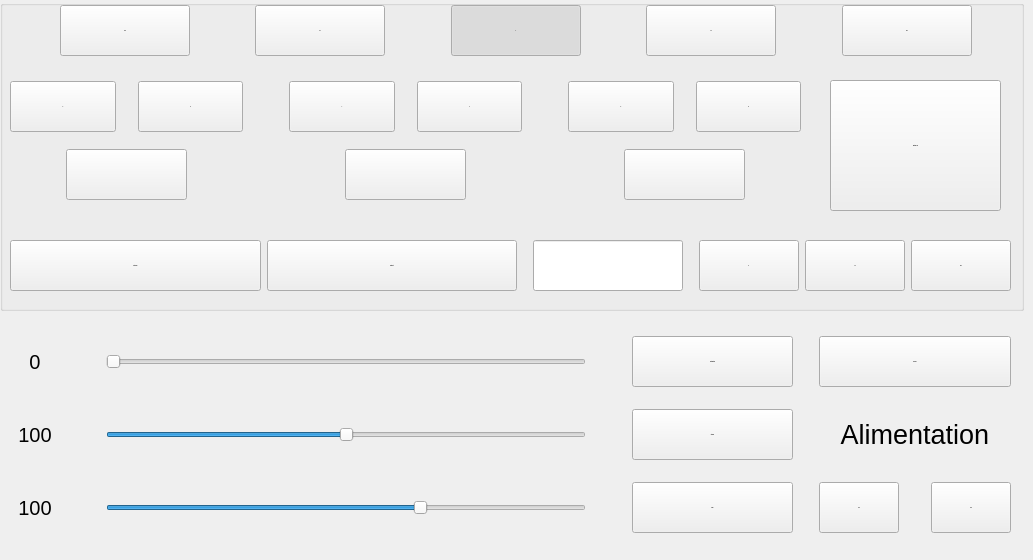
   <widget class="QWidget" name="TControl">
    <attribute name="title">
     <string>Control</string>
    </attribute>
    <widget class="QWidget" name="gridLayoutWidget_8">
     <property name="geometry">
      <rect>
       <x>0</x>
       <y>320</y>
       <width>1021</width>
       <height>231</height>
      </rect>
     </property>
     <layout class="QGridLayout" name="gridLayout_8">
      <item row="0" column="4">
       <spacer name="horizontalSpacer_13">
        <property name="orientation">
         <enum>Qt::Horizontal</enum>
        </property>
        <property name="sizeType">
         <enum>QSizePolicy::Minimum</enum>
        </property>
        <property name="sizeHint" stdset="0">
         <size>
          <width>40</width>
          <height>20</height>
         </size>
        </property>
       </spacer>
      </item>
      <item row="2" column="5">
       <widget class="QPushButton" name="BFlux">
        <property name="minimumSize">
         <size>
          <width>0</width>
          <height>51</height>
         </size>
        </property>
        <property name="font">
         <font>
          <pointsize>-1</pointsize>
          <weight>75</weight>
          <italic>false</italic>
          <bold>true</bold>
         </font>
        </property>
        <property name="text">
         <string>Flux</string>
        </property>
       </widget>
      </item>
      <item row="2" column="3">
       <widget class="QSlider" name="SliderFlux">
        <property name="minimumSize">
         <size>
          <width>0</width>
          <height>51</height>
         </size>
        </property>
        <property name="maximum">
         <number>150</number>
        </property>
        <property name="sliderPosition">
         <number>99</number>
        </property>
        <property name="orientation">
         <enum>Qt::Horizontal</enum>
        </property>
       </widget>
      </item>
      <item row="0" column="0">
       <spacer name="horizontalSpacer_12">
        <property name="orientation">
         <enum>Qt::Horizontal</enum>
        </property>
        <property name="sizeType">
         <enum>QSizePolicy::Fixed</enum>
        </property>
        <property name="sizeHint" stdset="0">
         <size>
          <width>10</width>
          <height>20</height>
         </size>
        </property>
       </spacer>
      </item>
      <item row="1" column="3">
       <widget class="QSlider" name="SVitesse">
        <property name="minimumSize">
         <size>
          <width>0</width>
          <height>51</height>
         </size>
        </property>
        <property name="maximum">
         <number>200</number>
        </property>
        <property name="value">
         <number>100</number>
        </property>
        <property name="orientation">
         <enum>Qt::Horizontal</enum>
        </property>
       </widget>
      </item>
      <item row="0" column="2">
       <spacer name="horizontalSpacer_11">
        <property name="orientation">
         <enum>Qt::Horizontal</enum>
        </property>
        <property name="sizeType">
         <enum>QSizePolicy::Minimum</enum>
        </property>
        <property name="sizeHint" stdset="0">
         <size>
          <width>40</width>
          <height>20</height>
         </size>
        </property>
       </spacer>
      </item>
      <item row="2" column="1">
       <widget class="QLabel" name="LTFlux">
        <property name="font">
         <font>
          <pointsize>15</pointsize>
         </font>
        </property>
        <property name="text">
         <string>100</string>
        </property>
        <property name="alignment">
         <set>Qt::AlignCenter</set>
        </property>
       </widget>
      </item>
      <item row="1" column="6">
       <spacer name="horizontalSpacer_10">
        <property name="orientation">
         <enum>Qt::Horizontal</enum>
        </property>
        <property name="sizeType">
         <enum>QSizePolicy::Fixed</enum>
        </property>
        <property name="sizeHint" stdset="0">
         <size>
          <width>20</width>
          <height>20</height>
         </size>
        </property>
       </spacer>
      </item>
      <item row="1" column="5">
       <widget class="QPushButton" name="BVitesse">
        <property name="minimumSize">
         <size>
          <width>0</width>
          <height>51</height>
         </size>
        </property>
        <property name="font">
         <font>
          <pointsize>-1</pointsize>
          <weight>75</weight>
          <italic>false</italic>
          <bold>true</bold>
         </font>
        </property>
        <property name="text">
         <string>Vitesse</string>
        </property>
       </widget>
      </item>
      <item row="1" column="1">
       <widget class="QLabel" name="LTVitesse">
        <property name="font">
         <font>
          <pointsize>15</pointsize>
         </font>
        </property>
        <property name="text">
         <string>100</string>
        </property>
        <property name="alignment">
         <set>Qt::AlignCenter</set>
        </property>
       </widget>
      </item>
      <item row="0" column="5">
       <widget class="QPushButton" name="BFan">
        <property name="minimumSize">
         <size>
          <width>161</width>
          <height>51</height>
         </size>
        </property>
        <property name="font">
         <font>
          <pointsize>-1</pointsize>
          <weight>75</weight>
          <italic>false</italic>
          <bold>true</bold>
         </font>
        </property>
        <property name="text">
         <string>Ventilation</string>
        </property>
       </widget>
      </item>
      <item row="0" column="3">
       <widget class="QSlider" name="SFan">
        <property name="minimumSize">
         <size>
          <width>0</width>
          <height>51</height>
         </size>
        </property>
        <property name="maximum">
         <number>100</number>
        </property>
        <property name="orientation">
         <enum>Qt::Horizontal</enum>
        </property>
       </widget>
      </item>
      <item row="0" column="1">
       <widget class="QLabel" name="LTFan">
        <property name="minimumSize">
         <size>
          <width>50</width>
          <height>0</height>
         </size>
        </property>
        <property name="font">
         <font>
          <pointsize>15</pointsize>
         </font>
        </property>
        <property name="text">
         <string>0</string>
        </property>
        <property name="alignment">
         <set>Qt::AlignCenter</set>
        </property>
       </widget>
      </item>
      <item row="2" column="7">
       <widget class="QPushButton" name="PBAlimOn">
        <property name="minimumSize">
         <size>
          <width>80</width>
          <height>51</height>
         </size>
        </property>
        <property name="font">
         <font>
          <pointsize>-1</pointsize>
          <weight>75</weight>
          <italic>false</italic>
          <bold>true</bold>
         </font>
        </property>
        <property name="text">
         <string>On</string>
        </property>
        <property name="checkable">
         <bool>true</bool>
        </property>
        <property name="autoExclusive">
         <bool>true</bool>
        </property>
       </widget>
      </item>
      <item row="1" column="7" colspan="3">
       <widget class="QLabel" name="LAlim">
        <property name="font">
         <font>
          <pointsize>20</pointsize>
         </font>
        </property>
        <property name="text">
         <string>Alimentation</string>
        </property>
        <property name="alignment">
         <set>Qt::AlignCenter</set>
        </property>
       </widget>
      </item>
      <item row="2" column="9">
       <widget class="QPushButton" name="PBAlimOff">
        <property name="minimumSize">
         <size>
          <width>80</width>
          <height>51</height>
         </size>
        </property>
        <property name="font">
         <font>
          <pointsize>-1</pointsize>
          <weight>75</weight>
          <italic>false</italic>
          <bold>true</bold>
         </font>
        </property>
        <property name="text">
         <string>Off</string>
        </property>
        <property name="autoExclusive">
         <bool>true</bool>
        </property>
       </widget>
      </item>
      <item row="2" column="8">
       <spacer name="horizontalSpacer_7">
        <property name="orientation">
         <enum>Qt::Horizontal</enum>
        </property>
        <property name="sizeType">
         <enum>QSizePolicy::Fixed</enum>
        </property>
        <property name="sizeHint" stdset="0">
         <size>
          <width>20</width>
          <height>20</height>
         </size>
        </property>
       </spacer>
      </item>
      <item row="0" column="7" colspan="3">
       <widget class="QPushButton" name="BFOFF">
        <property name="minimumSize">
         <size>
          <width>0</width>
          <height>51</height>
         </size>
        </property>
        <property name="font">
         <font>
          <pointsize>-1</pointsize>
          <weight>75</weight>
          <italic>false</italic>
          <bold>true</bold>
         </font>
        </property>
        <property name="text">
         <string>Fan off</string>
        </property>
       </widget>
      </item>
      <item row="0" column="10">
       <spacer name="horizontalSpacer_8">
        <property name="orientation">
         <enum>Qt::Horizontal</enum>
        </property>
        <property name="sizeType">
         <enum>QSizePolicy::Fixed</enum>
        </property>
        <property name="sizeHint" stdset="0">
         <size>
          <width>10</width>
          <height>20</height>
         </size>
        </property>
       </spacer>
      </item>
     </layout>
    </widget>
    <widget class="QGroupBox" name="groupBox">
     <property name="geometry">
      <rect>
       <x>0</x>
       <y>0</y>
       <width>1024</width>
       <height>311</height>
      </rect>
     </property>
     <property name="title">
      <string/>
     </property>
     <widget class="QWidget" name="horizontalLayoutWidget_2">
      <property name="geometry">
       <rect>
        <x>0</x>
        <y>0</y>
        <width>1031</width>
        <height>61</height>
       </rect>
      </property>
      <layout class="QHBoxLayout" name="horizontalLayout_2">
       <item>
        <spacer name="horizontalSpacer_14">
         <property name="orientation">
          <enum>Qt::Horizontal</enum>
         </property>
         <property name="sizeHint" stdset="0">
          <size>
           <width>40</width>
           <height>20</height>
          </size>
         </property>
        </spacer>
       </item>
       <item>
        <widget class="QPushButton" name="BZZU">
         <property name="minimumSize">
          <size>
           <width>130</width>
           <height>51</height>
          </size>
         </property>
         <property name="font">
          <font>
           <pointsize>-1</pointsize>
           <weight>75</weight>
           <italic>false</italic>
           <bold>true</bold>
          </font>
         </property>
         <property name="text">
          <string>0.01</string>
         </property>
         <property name="checkable">
          <bool>true</bool>
         </property>
         <property name="checked">
          <bool>false</bool>
         </property>
         <property name="autoExclusive">
          <bool>true</bool>
         </property>
        </widget>
       </item>
       <item>
        <spacer name="horizontalSpacer_3">
         <property name="orientation">
          <enum>Qt::Horizontal</enum>
         </property>
         <property name="sizeHint" stdset="0">
          <size>
           <width>40</width>
           <height>20</height>
          </size>
         </property>
        </spacer>
       </item>
       <item>
        <widget class="QPushButton" name="BZU">
         <property name="minimumSize">
          <size>
           <width>130</width>
           <height>51</height>
          </size>
         </property>
         <property name="font">
          <font>
           <pointsize>-1</pointsize>
           <weight>75</weight>
           <italic>false</italic>
           <bold>true</bold>
          </font>
         </property>
         <property name="text">
          <string>0.1</string>
         </property>
         <property name="checkable">
          <bool>true</bool>
         </property>
         <property name="autoExclusive">
          <bool>true</bool>
         </property>
        </widget>
       </item>
       <item>
        <spacer name="horizontalSpacer_4">
         <property name="orientation">
          <enum>Qt::Horizontal</enum>
         </property>
         <property name="sizeHint" stdset="0">
          <size>
           <width>40</width>
           <height>20</height>
          </size>
         </property>
        </spacer>
       </item>
       <item>
        <widget class="QPushButton" name="BU">
         <property name="minimumSize">
          <size>
           <width>130</width>
           <height>51</height>
          </size>
         </property>
         <property name="font">
          <font>
           <pointsize>-1</pointsize>
           <weight>75</weight>
           <italic>false</italic>
           <bold>true</bold>
          </font>
         </property>
         <property name="text">
          <string>1</string>
         </property>
         <property name="checkable">
          <bool>true</bool>
         </property>
         <property name="checked">
          <bool>true</bool>
         </property>
         <property name="autoExclusive">
          <bool>true</bool>
         </property>
        </widget>
       </item>
       <item>
        <spacer name="horizontalSpacer_5">
         <property name="orientation">
          <enum>Qt::Horizontal</enum>
         </property>
         <property name="sizeHint" stdset="0">
          <size>
           <width>40</width>
           <height>20</height>
          </size>
         </property>
        </spacer>
       </item>
       <item>
        <widget class="QPushButton" name="BD">
         <property name="minimumSize">
          <size>
           <width>130</width>
           <height>51</height>
          </size>
         </property>
         <property name="font">
          <font>
           <pointsize>-1</pointsize>
           <weight>75</weight>
           <italic>false</italic>
           <bold>true</bold>
          </font>
         </property>
         <property name="text">
          <string>10</string>
         </property>
         <property name="checkable">
          <bool>true</bool>
         </property>
         <property name="autoExclusive">
          <bool>true</bool>
         </property>
        </widget>
       </item>
       <item>
        <spacer name="horizontalSpacer_6">
         <property name="orientation">
          <enum>Qt::Horizontal</enum>
         </property>
         <property name="sizeHint" stdset="0">
          <size>
           <width>40</width>
           <height>20</height>
          </size>
         </property>
        </spacer>
       </item>
       <item>
        <widget class="QPushButton" name="BC">
         <property name="minimumSize">
          <size>
           <width>130</width>
           <height>51</height>
          </size>
         </property>
         <property name="font">
          <font>
           <pointsize>-1</pointsize>
           <weight>75</weight>
           <italic>false</italic>
           <bold>true</bold>
          </font>
         </property>
         <property name="text">
          <string>100</string>
         </property>
         <property name="checkable">
          <bool>true</bool>
         </property>
         <property name="autoExclusive">
          <bool>true</bool>
         </property>
        </widget>
       </item>
       <item>
        <spacer name="horizontalSpacer_15">
         <property name="orientation">
          <enum>Qt::Horizontal</enum>
         </property>
         <property name="sizeHint" stdset="0">
          <size>
           <width>40</width>
           <height>20</height>
          </size>
         </property>
        </spacer>
       </item>
      </layout>
     </widget>
     <widget class="QWidget" name="gridLayoutWidget_9">
      <property name="geometry">
       <rect>
        <x>0</x>
        <y>70</y>
        <width>811</width>
        <height>141</height>
       </rect>
      </property>
      <layout class="QGridLayout" name="gridLayout_9">
       <item row="0" column="2" colspan="2">
        <widget class="QPushButton" name="BX">
         <property name="minimumSize">
          <size>
           <width>0</width>
           <height>51</height>
          </size>
         </property>
         <property name="font">
          <font>
           <pointsize>-1</pointsize>
           <weight>75</weight>
           <italic>false</italic>
           <bold>true</bold>
          </font>
         </property>
         <property name="text">
          <string>X</string>
         </property>
         <property name="autoExclusive">
          <bool>false</bool>
         </property>
        </widget>
       </item>
       <item row="0" column="5" colspan="2">
        <widget class="QPushButton" name="BX_2">
         <property name="minimumSize">
          <size>
           <width>0</width>
           <height>51</height>
          </size>
         </property>
         <property name="font">
          <font>
           <pointsize>-1</pointsize>
           <weight>75</weight>
           <italic>false</italic>
           <bold>true</bold>
          </font>
         </property>
         <property name="text">
          <string>X-</string>
         </property>
         <property name="autoExclusive">
          <bool>false</bool>
         </property>
        </widget>
       </item>
       <item row="0" column="7">
        <spacer name="horizontalSpacer_21">
         <property name="orientation">
          <enum>Qt::Horizontal</enum>
         </property>
         <property name="sizeType">
          <enum>QSizePolicy::Minimum</enum>
         </property>
         <property name="sizeHint" stdset="0">
          <size>
           <width>40</width>
           <height>20</height>
          </size>
         </property>
        </spacer>
       </item>
       <item row="1" column="6">
        <spacer name="horizontalSpacer_23">
         <property name="orientation">
          <enum>Qt::Horizontal</enum>
         </property>
         <property name="sizeType">
          <enum>QSizePolicy::Minimum</enum>
         </property>
         <property name="sizeHint" stdset="0">
          <size>
           <width>40</width>
           <height>20</height>
          </size>
         </property>
        </spacer>
       </item>
       <item row="0" column="17">
        <spacer name="horizontalSpacer_19">
         <property name="orientation">
          <enum>Qt::Horizontal</enum>
         </property>
         <property name="sizeType">
          <enum>QSizePolicy::Fixed</enum>
         </property>
         <property name="sizeHint" stdset="0">
          <size>
           <width>10</width>
           <height>20</height>
          </size>
         </property>
        </spacer>
       </item>
       <item row="0" column="11">
        <spacer name="horizontalSpacer_18">
         <property name="orientation">
          <enum>Qt::Horizontal</enum>
         </property>
         <property name="sizeType">
          <enum>QSizePolicy::Fixed</enum>
         </property>
         <property name="sizeHint" stdset="0">
          <size>
           <width>10</width>
           <height>20</height>
          </size>
         </property>
        </spacer>
       </item>
       <item row="0" column="0">
        <spacer name="horizontalSpacer_16">
         <property name="orientation">
          <enum>Qt::Horizontal</enum>
         </property>
         <property name="sizeType">
          <enum>QSizePolicy::Fixed</enum>
         </property>
         <property name="sizeHint" stdset="0">
          <size>
           <width>10</width>
           <height>20</height>
          </size>
         </property>
        </spacer>
       </item>
       <item row="0" column="12" colspan="2">
        <widget class="QPushButton" name="BY_2">
         <property name="minimumSize">
          <size>
           <width>0</width>
           <height>51</height>
          </size>
         </property>
         <property name="font">
          <font>
           <pointsize>-1</pointsize>
           <weight>75</weight>
           <italic>false</italic>
           <bold>true</bold>
          </font>
         </property>
         <property name="text">
          <string>Y-</string>
         </property>
        </widget>
       </item>
       <item row="1" column="10" colspan="3">
        <widget class="QPushButton" name="BHY">
         <property name="minimumSize">
          <size>
           <width>0</width>
           <height>51</height>
          </size>
         </property>
         <property name="text">
          <string/>
         </property>
         <property name="icon">
          <iconset resource="alex.qrc">
           <normaloff>:/alex/glyphicons_020_home.png</normaloff>:/alex/glyphicons_020_home.png</iconset>
         </property>
        </widget>
       </item>
       <item row="0" column="4">
        <spacer name="horizontalSpacer_17">
         <property name="orientation">
          <enum>Qt::Horizontal</enum>
         </property>
         <property name="sizeType">
          <enum>QSizePolicy::Fixed</enum>
         </property>
         <property name="sizeHint" stdset="0">
          <size>
           <width>10</width>
           <height>20</height>
          </size>
         </property>
        </spacer>
       </item>
       <item row="0" column="20">
        <spacer name="horizontalSpacer_20">
         <property name="orientation">
          <enum>Qt::Horizontal</enum>
         </property>
         <property name="sizeType">
          <enum>QSizePolicy::Fixed</enum>
         </property>
         <property name="sizeHint" stdset="0">
          <size>
           <width>10</width>
           <height>20</height>
          </size>
         </property>
        </spacer>
       </item>
       <item row="1" column="2">
        <spacer name="horizontalSpacer_22">
         <property name="orientation">
          <enum>Qt::Horizontal</enum>
         </property>
         <property name="sizeType">
          <enum>QSizePolicy::Minimum</enum>
         </property>
         <property name="sizeHint" stdset="0">
          <size>
           <width>40</width>
           <height>20</height>
          </size>
         </property>
        </spacer>
       </item>
       <item row="0" column="14">
        <spacer name="horizontalSpacer_24">
         <property name="orientation">
          <enum>Qt::Horizontal</enum>
         </property>
         <property name="sizeType">
          <enum>QSizePolicy::Minimum</enum>
         </property>
         <property name="sizeHint" stdset="0">
          <size>
           <width>40</width>
           <height>20</height>
          </size>
         </property>
        </spacer>
       </item>
       <item row="1" column="3" colspan="3">
        <widget class="QPushButton" name="BHX">
         <property name="minimumSize">
          <size>
           <width>0</width>
           <height>51</height>
          </size>
         </property>
         <property name="text">
          <string/>
         </property>
         <property name="icon">
          <iconset resource="alex.qrc">
           <normaloff>:/alex/glyphicons_020_home.png</normaloff>:/alex/glyphicons_020_home.png</iconset>
         </property>
        </widget>
       </item>
       <item row="0" column="9" colspan="2">
        <widget class="QPushButton" name="BY">
         <property name="minimumSize">
          <size>
           <width>0</width>
           <height>51</height>
          </size>
         </property>
         <property name="font">
          <font>
           <pointsize>-1</pointsize>
           <weight>75</weight>
           <italic>false</italic>
           <bold>true</bold>
          </font>
         </property>
         <property name="text">
          <string>Y</string>
         </property>
        </widget>
       </item>
       <item row="0" column="15" colspan="2">
        <widget class="QPushButton" name="BZ">
         <property name="minimumSize">
          <size>
           <width>0</width>
           <height>51</height>
          </size>
         </property>
         <property name="font">
          <font>
           <pointsize>-1</pointsize>
           <weight>75</weight>
           <italic>false</italic>
           <bold>true</bold>
          </font>
         </property>
         <property name="text">
          <string>Z</string>
         </property>
        </widget>
       </item>
       <item row="0" column="18" colspan="2">
        <widget class="QPushButton" name="BZ_2">
         <property name="minimumSize">
          <size>
           <width>0</width>
           <height>51</height>
          </size>
         </property>
         <property name="font">
          <font>
           <pointsize>-1</pointsize>
           <weight>75</weight>
           <italic>false</italic>
           <bold>true</bold>
          </font>
         </property>
         <property name="text">
          <string>Z-</string>
         </property>
        </widget>
       </item>
       <item row="1" column="16" colspan="3">
        <widget class="QPushButton" name="BHZ">
         <property name="minimumSize">
          <size>
           <width>0</width>
           <height>51</height>
          </size>
         </property>
         <property name="text">
          <string/>
         </property>
         <property name="icon">
          <iconset resource="alex.qrc">
           <normaloff>:/alex/glyphicons_020_home.png</normaloff>:/alex/glyphicons_020_home.png</iconset>
         </property>
        </widget>
       </item>
      </layout>
     </widget>
     <widget class="QWidget" name="gridLayoutWidget_11">
      <property name="geometry">
       <rect>
        <x>0</x>
        <y>220</y>
        <width>1021</width>
        <height>91</height>
       </rect>
      </property>
      <layout class="QGridLayout" name="gridLayout_11">
       <item row="0" column="5">
        <spacer name="horizontalSpacer_28">
         <property name="orientation">
          <enum>Qt::Horizontal</enum>
         </property>
         <property name="sizeType">
          <enum>QSizePolicy::Fixed</enum>
         </property>
         <property name="sizeHint" stdset="0">
          <size>
           <width>10</width>
           <height>20</height>
          </size>
         </property>
        </spacer>
       </item>
       <item row="0" column="4">
        <widget class="extQLineEdit" name="LEExtru">
         <property name="minimumSize">
          <size>
           <width>0</width>
           <height>51</height>
          </size>
         </property>
         <property name="maximumSize">
          <size>
           <width>150</width>
           <height>16777215</height>
          </size>
         </property>
         <property name="font">
          <font>
           <pointsize>15</pointsize>
          </font>
         </property>
         <property name="alignment">
          <set>Qt::AlignCenter</set>
         </property>
        </widget>
       </item>
       <item row="0" column="7">
        <widget class="QPushButton" name="BED">
         <property name="minimumSize">
          <size>
           <width>0</width>
           <height>51</height>
          </size>
         </property>
         <property name="maximumSize">
          <size>
           <width>100</width>
           <height>16777215</height>
          </size>
         </property>
         <property name="font">
          <font>
           <pointsize>-1</pointsize>
           <weight>75</weight>
           <italic>false</italic>
           <bold>true</bold>
          </font>
         </property>
         <property name="text">
          <string>10</string>
         </property>
         <property name="checkable">
          <bool>false</bool>
         </property>
        </widget>
       </item>
       <item row="0" column="0">
        <spacer name="horizontalSpacer_25">
         <property name="orientation">
          <enum>Qt::Horizontal</enum>
         </property>
         <property name="sizeType">
          <enum>QSizePolicy::Fixed</enum>
         </property>
         <property name="sizeHint" stdset="0">
          <size>
           <width>10</width>
           <height>20</height>
          </size>
         </property>
        </spacer>
       </item>
       <item row="0" column="2">
        <widget class="QPushButton" name="BRetra">
         <property name="minimumSize">
          <size>
           <width>0</width>
           <height>51</height>
          </size>
         </property>
         <property name="font">
          <font>
           <pointsize>-1</pointsize>
           <weight>75</weight>
           <italic>false</italic>
           <bold>true</bold>
          </font>
         </property>
         <property name="text">
          <string>Retract</string>
         </property>
        </widget>
       </item>
       <item row="0" column="1">
        <widget class="QPushButton" name="BExtru">
         <property name="minimumSize">
          <size>
           <width>0</width>
           <height>51</height>
          </size>
         </property>
         <property name="font">
          <font>
           <pointsize>-1</pointsize>
           <weight>75</weight>
           <italic>false</italic>
           <bold>true</bold>
          </font>
         </property>
         <property name="text">
          <string>Extrude</string>
         </property>
        </widget>
       </item>
       <item row="0" column="8">
        <widget class="QPushButton" name="BECent">
         <property name="minimumSize">
          <size>
           <width>0</width>
           <height>51</height>
          </size>
         </property>
         <property name="maximumSize">
          <size>
           <width>100</width>
           <height>16777215</height>
          </size>
         </property>
         <property name="font">
          <font>
           <pointsize>-1</pointsize>
           <weight>75</weight>
           <italic>false</italic>
           <bold>true</bold>
          </font>
         </property>
         <property name="text">
          <string>100</string>
         </property>
         <property name="checkable">
          <bool>false</bool>
         </property>
        </widget>
       </item>
       <item row="0" column="9">
        <spacer name="horizontalSpacer_29">
         <property name="orientation">
          <enum>Qt::Horizontal</enum>
         </property>
         <property name="sizeType">
          <enum>QSizePolicy::Fixed</enum>
         </property>
         <property name="sizeHint" stdset="0">
          <size>
           <width>10</width>
           <height>20</height>
          </size>
         </property>
        </spacer>
       </item>
       <item row="0" column="3">
        <spacer name="horizontalSpacer_27">
         <property name="orientation">
          <enum>Qt::Horizontal</enum>
         </property>
         <property name="sizeType">
          <enum>QSizePolicy::Fixed</enum>
         </property>
         <property name="sizeHint" stdset="0">
          <size>
           <width>10</width>
           <height>20</height>
          </size>
         </property>
        </spacer>
       </item>
       <item row="0" column="6">
        <widget class="QPushButton" name="BEC">
         <property name="minimumSize">
          <size>
           <width>0</width>
           <height>51</height>
          </size>
         </property>
         <property name="maximumSize">
          <size>
           <width>100</width>
           <height>16777215</height>
          </size>
         </property>
         <property name="font">
          <font>
           <pointsize>-1</pointsize>
           <weight>75</weight>
           <italic>false</italic>
           <bold>true</bold>
          </font>
         </property>
         <property name="text">
          <string>5</string>
         </property>
         <property name="checkable">
          <bool>false</bool>
         </property>
        </widget>
       </item>
      </layout>
     </widget>
     <widget class="QPushButton" name="BMotor">
      <property name="geometry">
       <rect>
        <x>830</x>
        <y>80</y>
        <width>171</width>
        <height>131</height>
       </rect>
      </property>
      <property name="font">
       <font>
        <pointsize>-1</pointsize>
        <weight>75</weight>
        <italic>false</italic>
        <bold>true</bold>
       </font>
      </property>
      <property name="text">
       <string>Moteur Off</string>
      </property>
     </widget>
    </widget>
   </widget>
